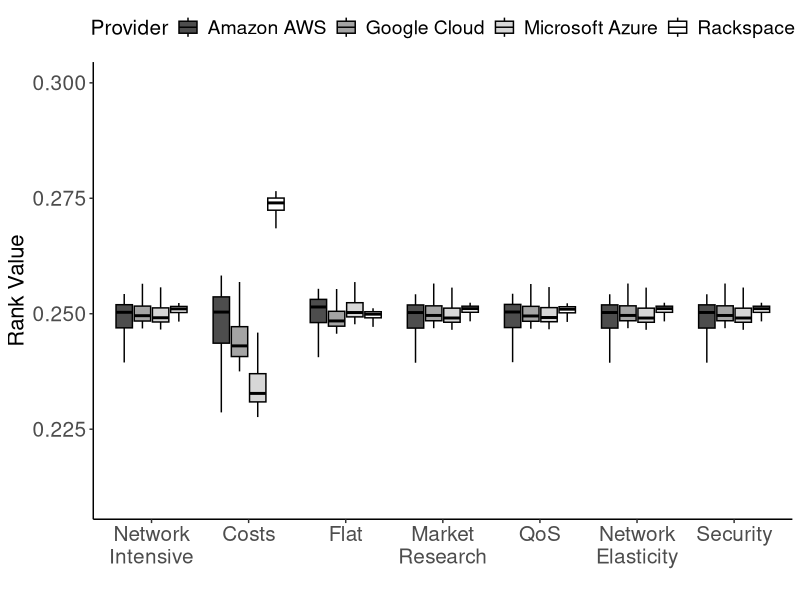
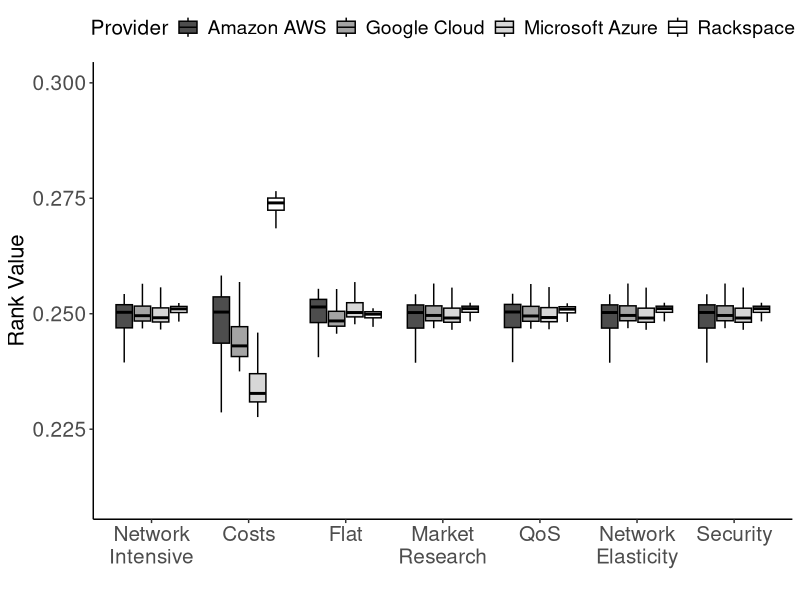

Here is the R script that generated these plots, in order:
library(ggplot2) # for creating ggplot
library(ggthemes)
library(grid)

df<- (read.table('dadosProvedor.txt',sep=';',header=TRUE))

df2<- (read.table('dadosHisto.txt',sep=";",header=TRUE))

df3<- (read.table('dadosProvedor2.txt',sep=";",header=TRUE))

m2<-merge(df2,df3,by.x=c("Cenario","Provider"),by.y=c("Cenario","Provider"))

p2<- ggplot(m2, aes(x=Cenario, y=Selecao.y, fill=Provider)) +
  #ggtitle("Desvio padrão das alternativas em relação\nAo cenário")+
  #geom_bar(stat="identity", color="black",position=position_dodge()) +
  geom_boxplot(color="black",outlier.shape=NA)+
  xlab("")+
  theme_classic()+
  ylab("Rank Value")+
    scale_fill_grey(start = .3, end = 1)+
    theme(
        legend.position="top",
        axis.text.x = element_text(
            angle = 0, 
            hjust = .5,
            size=15,
        ),
        axis.line = element_line(colour = "black"),
        axis.text.y = element_text(size=15),
        axis.title.x = element_text(size=15),
        axis.title.y = element_text(size=16),
        legend.text = element_text(size=14),
        legend.title = element_text(size=15)
    )+
    scale_x_discrete(labels=c(
        "Network\nIntensive",
        "Costs",
        "Flat",
        "Market\nResearch",
        "QoS",
        "Network\nElasticity",
        "Security",
        "FAHP"
    )
    )+
  coord_cartesian(ylim = c(0.21, 0.30)) 

p2

pdf("boxplot_fahp.pdf",width=8.3, height=5.7)
print(p2)
dev.off()



